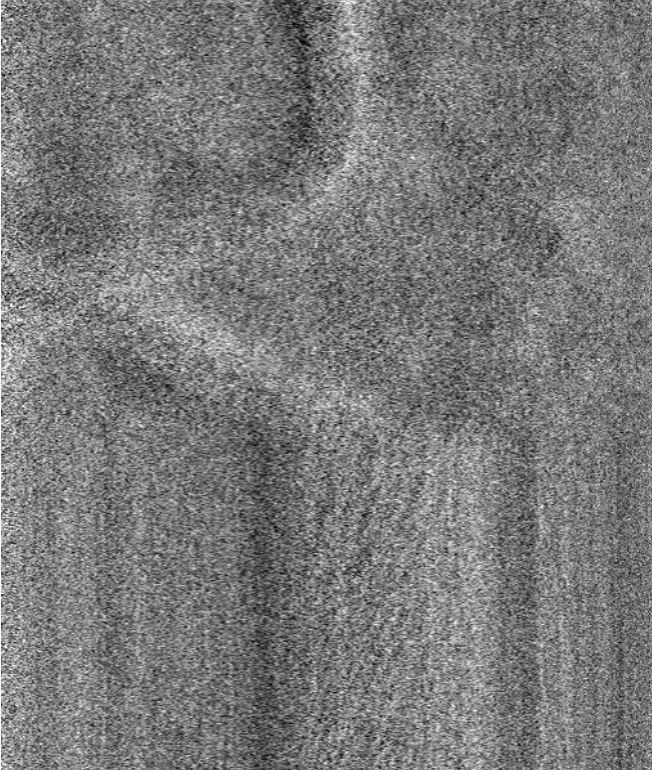
#> input picture experiments/images/image1.png, 652 x 770 px
$ python Canny.py
#> lines starting #> are read from the running program, lines starting #| are printed output that depends on the picture
# Canny edge detection for images
#
# Author: Kevin Su

# Library imports
import numpy as np
import cv2 as cv
from matplotlib import pyplot as plt

# Location of image to be read
directory = 'images/image1.png'
# Image to be analyzed
img = cv.imread(directory, cv.IMREAD_GRAYSCALE)
#> img is the input picture: shape (770, 652); min 1, max 255, mean 121.4
assert img is not None, "file could not be read, check with os.path.exists()"

# Analyzed edges
edges = cv.Canny(img,100,200)
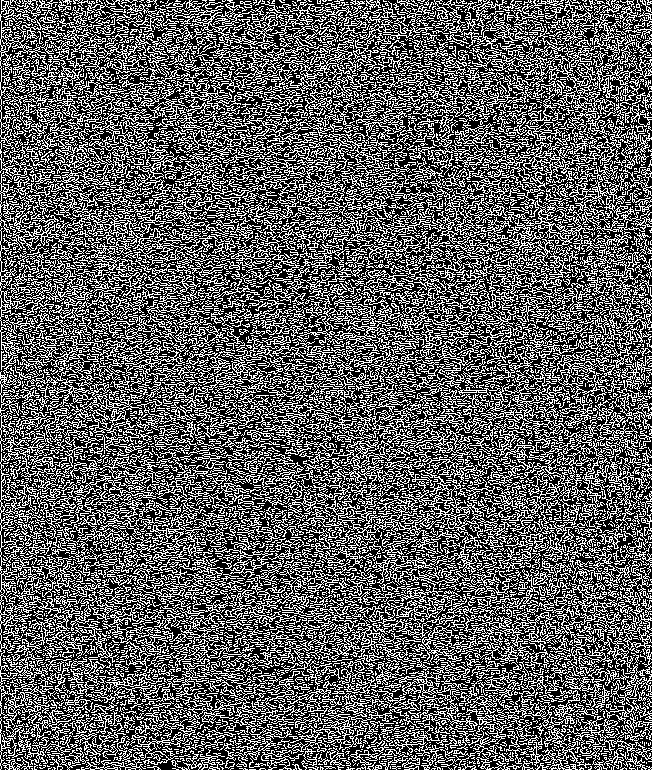
#> edges: shape (770, 652); 37% white in thin lines or dots

# Plot edges against original image
plt.subplot(121),plt.imshow(img,cmap = 'gray')
plt.title('Original Image'), plt.xticks([]), plt.yticks([])
plt.subplot(122),plt.imshow(edges,cmap = 'gray')
plt.title('Edge Image'), plt.xticks([]), plt.yticks([])
plt.show()
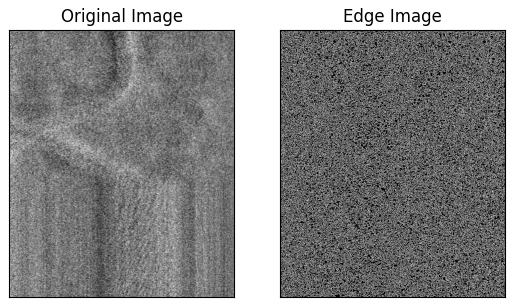
#> figure drawn by matplotlib, 2 panels

$ run again, with experiments/images/image2.png copied over experiments/images/image1.png
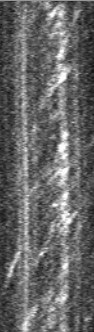
#> input picture experiments/images/image2.png, 94 x 332 px
#> img is the input picture: shape (332, 94); min 13, max 255, mean 103.2
#> `edges = cv.Canny(img,100,200)`:
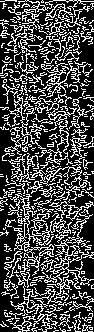
#> edges: shape (332, 94); 29.2% white in thin lines or dots
#> `plt.show()`:
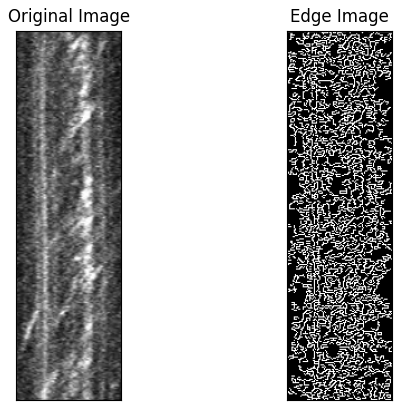
#> figure drawn by matplotlib, 2 panels
